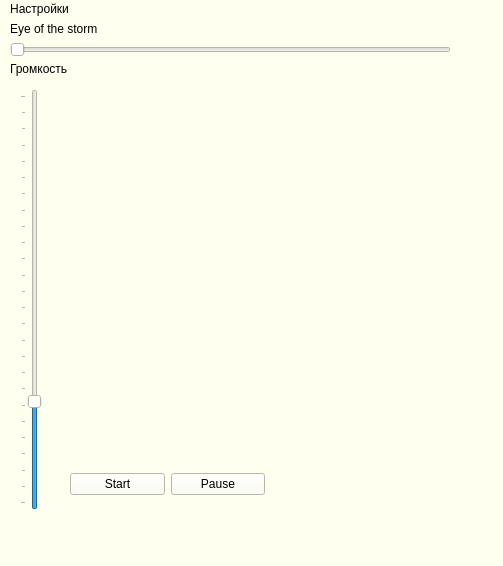
<?xml version="1.0" encoding="UTF-8"?>
<ui version="4.0">
 <class>MainWindow</class>
 <widget class="QMainWindow" name="MainWindow">
  <property name="geometry">
   <rect>
    <x>0</x>
    <y>0</y>
    <width>503</width>
    <height>566</height>
   </rect>
  </property>
  <property name="minimumSize">
   <size>
    <width>480</width>
    <height>566</height>
   </size>
  </property>
  <property name="windowTitle">
   <string>MainWindow</string>
  </property>
  <property name="styleSheet">
   <string notr="true">background-color: #fffff0</string>
  </property>
  <property name="toolButtonStyle">
   <enum>Qt::ToolButtonIconOnly</enum>
  </property>
  <widget class="QWidget" name="centralwidget">
   <widget class="QSlider" name="slider">
    <property name="geometry">
     <rect>
      <x>10</x>
      <y>20</y>
      <width>441</width>
      <height>21</height>
     </rect>
    </property>
    <property name="maximum">
     <number>198</number>
    </property>
    <property name="orientation">
     <enum>Qt::Horizontal</enum>
    </property>
   </widget>
   <widget class="QLabel" name="label">
    <property name="geometry">
     <rect>
      <x>10</x>
      <y>0</y>
      <width>281</width>
      <height>20</height>
     </rect>
    </property>
    <property name="text">
     <string>Eye of the storm</string>
    </property>
   </widget>
   <widget class="QSlider" name="musicvolume">
    <property name="geometry">
     <rect>
      <x>20</x>
      <y>70</y>
      <width>22</width>
      <height>421</height>
     </rect>
    </property>
    <property name="cursor">
     <cursorShape>ArrowCursor</cursorShape>
    </property>
    <property name="minimum">
     <number>0</number>
    </property>
    <property name="maximum">
     <number>100</number>
    </property>
    <property name="singleStep">
     <number>4</number>
    </property>
    <property name="pageStep">
     <number>10</number>
    </property>
    <property name="value">
     <number>25</number>
    </property>
    <property name="sliderPosition">
     <number>25</number>
    </property>
    <property name="tracking">
     <bool>true</bool>
    </property>
    <property name="orientation">
     <enum>Qt::Vertical</enum>
    </property>
    <property name="invertedAppearance">
     <bool>false</bool>
    </property>
    <property name="invertedControls">
     <bool>false</bool>
    </property>
    <property name="tickPosition">
     <enum>QSlider::TicksAbove</enum>
    </property>
    <property name="tickInterval">
     <number>0</number>
    </property>
   </widget>
   <widget class="QLabel" name="label_2">
    <property name="geometry">
     <rect>
      <x>10</x>
      <y>40</y>
      <width>61</width>
      <height>20</height>
     </rect>
    </property>
    <property name="text">
     <string>Громкость</string>
    </property>
   </widget>
   <widget class="QWidget" name="horizontalLayoutWidget">
    <property name="geometry">
     <rect>
      <x>70</x>
      <y>440</y>
      <width>195</width>
      <height>51</height>
     </rect>
    </property>
    <layout class="QHBoxLayout" name="horizontalLayout">
     <item>
      <widget class="QPushButton" name="startMusic">
       <property name="text">
        <string>Start</string>
       </property>
      </widget>
     </item>
     <item>
      <widget class="QPushButton" name="pauseMusic">
       <property name="text">
        <string>Pause</string>
       </property>
      </widget>
     </item>
    </layout>
   </widget>
  </widget>
  <widget class="QStatusBar" name="statusbar"/>
  <widget class="QMenuBar" name="menuBar">
   <property name="geometry">
    <rect>
     <x>0</x>
     <y>0</y>
     <width>503</width>
     <height>26</height>
    </rect>
   </property>
   <widget class="QMenu" name="menu">
    <property name="title">
     <string>Настройки</string>
    </property>
   </widget>
   <addaction name="menu"/>
  </widget>
 </widget>
 <resources/>
 <connections/>
</ui>
